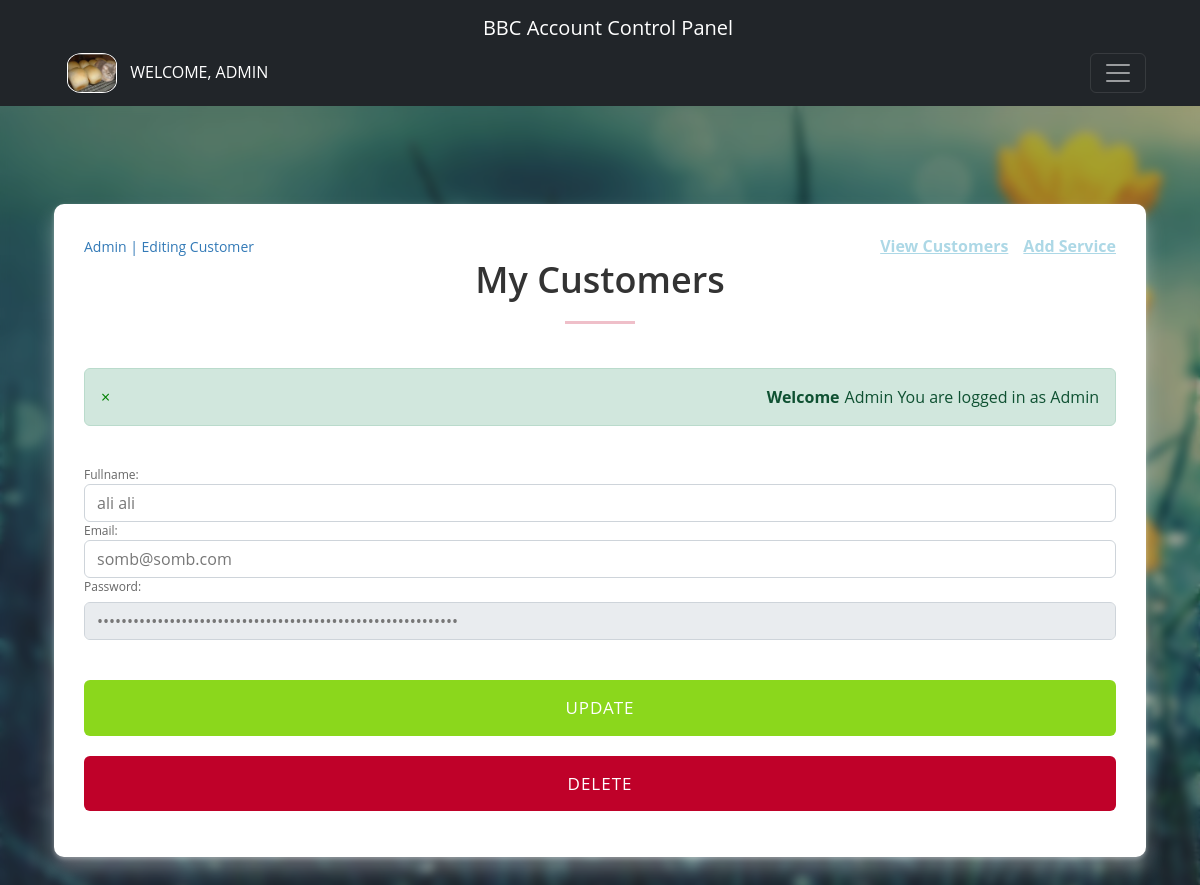
The page /edit.php?cus_id=789 (signed in) on the database as committed earlier.
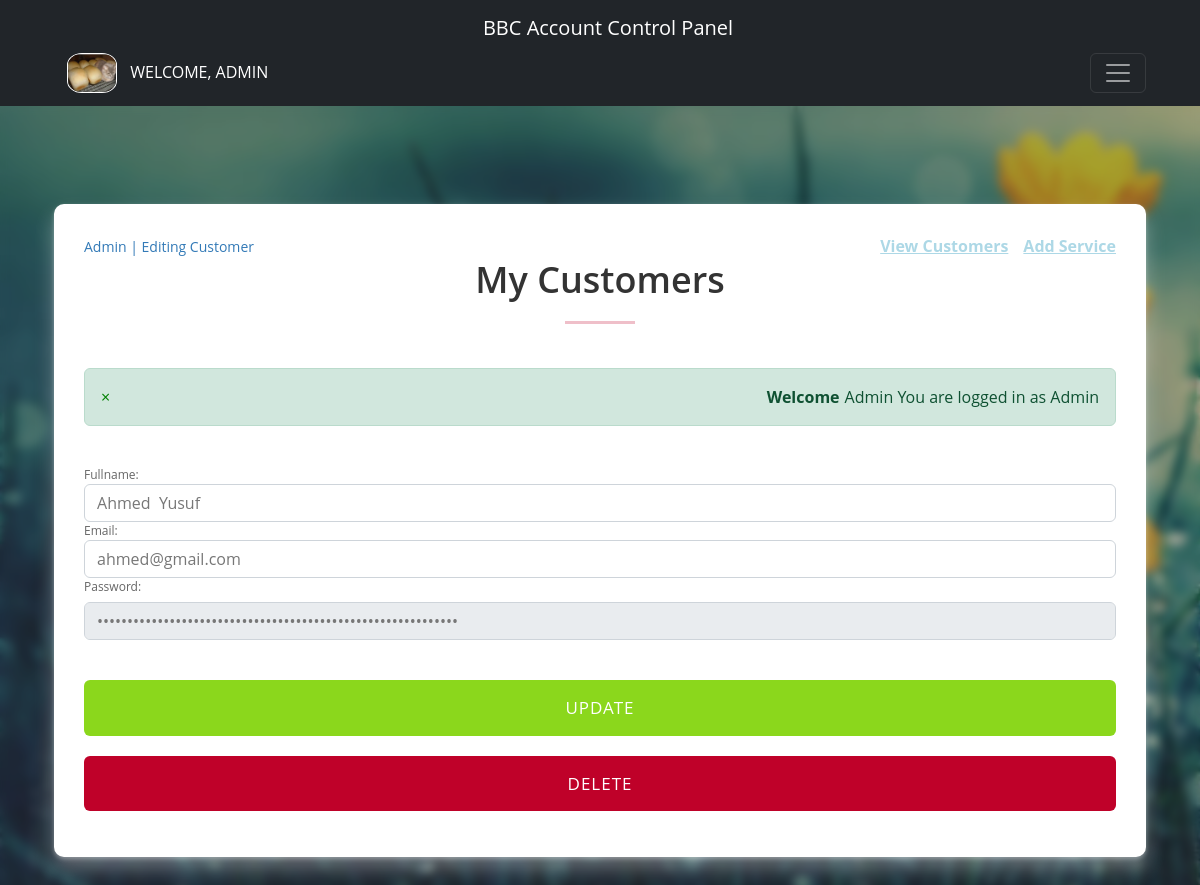
The same page on the database as committed later.
### tables this page shows
CREATE TABLE `user` (
  `id` int(11) NOT NULL,
  `fullName` varchar(80) NOT NULL,
  `image` varchar(255) NOT NULL,
  `email` varchar(255) NOT NULL,
  `password` char(128) NOT NULL,
  `phone_number` varchar(15) DEFAULT NULL,
  `user_type` char(3) NOT NULL DEFAULT 'CTM',
  `created_at` datetime NOT NULL DEFAULT current_timestamp(),
  `updated_at` datetime NOT NULL DEFAULT current_timestamp() ON UPDATE current_timestamp(),
  `spending` int(5) NOT NULL
);

### includes/config.php (called while the page is built, shortened)
<?php
class config
{
    private $host = "localhost";
    private $user = "root";
    private $pass = "";
    private $dbnm = "servicesystem";
    private $dbh;
    private $stmt;
    public function __construct()
    {
        $dsn = "mysql:host=" . $this->host . "; dbname=" . $this->dbnm;
        $options = array(
                PDO::ATTR_PERSISTENT => true,
                PDO::ATTR_ERRMODE => PDO::ERRMODE_EXCEPTION
        );
        try {
            $this->dbh = new PDO($dsn, $this->user, $this->pass, $options);
        } catch (PDOException $error) {
            $this->errmsg = $error->getMessage();
            echo $this->errmsg;
        }
    }
    public function query($query)
    {
        $this->stmt = $this->dbh->prepare($query);
    }
    public function bindvalue($param, $value, $type)
    {
        $this->stmt->bindValue($param, $value, $type);
    }
    public function execute()
    {
        return $this->stmt->execute();
    }
    public function fetchSingle()
    {
        $this->execute();
        return $this->stmt->fetch(PDO::FETCH_ASSOC);
    }
}
?>

### edit.php (the view, shortened to what this page needs)
<?php include('includes/header.php'); ?>
<link rel="stylesheet" href="css/style.css">
<?php
    $user_id=0;
    if(isset($_GET['cus_id'])){
        $user_id   =   $_GET['cus_id'];
    }
    require('includes/config.php');
    $db = new config;
    $db->query("SELECT * FROM user WHERE id =:id");
    $db->bindValue(':id', $user_id, PDO::PARAM_INT);
    $row = $db->fetchSingle();
?>
<div class="container" style="background-color: aliceblue;padding: 30px;border-radius: 10px;box-shadow: 0 12px 20px 0 rgb(255 255 255 / 33%), 0 2px 4px 0 rgb(255 255 255 / 32%);background-color:#fff;">
<div class="well">
<div style="display: flex;justify-content:space-between;align-items:center;">
    <?php echo '<small class="pull-left" style="color:#337ab7;">' . $_SESSION['user_data']['fullName'] . ' | Editing Customer</small>';?>
    <div style="display: flex;gap:15px;">
      <small class="pull-right" id="o22"><a href="customers.php"> View Customers</a> </small>
      <small class="pull-right" id="o33"><a href="add_service.php"> Add Service</a> </small>
    </div>
</div>
  <h2 class="text-center">My Customers</h2>
  <hr>
  <br>
</div>
<div class="rows">
  <div class="col-md-12 col-md-offset-3">
    <?php  if($row) : ?>
    <br>
    <form class="form-horizontal" role="form" method="post" action="edit.php?cus_id=<?php echo $user_id; ?>">
      <div class="form-group">
        <label class="control-label col-sm-4" for="name">Fullname:</label>
        <div class="col-sm-12">
          <input type="name" name="name" class="form-control" id="name" value="<?php echo $row['fullName'] ?>" required>
        </div>
      </div>
  <div class="form-group">
    <label class="control-label col-sm-4" for="email">Email:</label>
    <div class="col-sm-12">
      <input type="email" name="email" class="form-control" id="email" value="<?php echo $row['email'] ?>" required>
    </div>
  </div>
  <div class="form-group ">
    <label class="control-label col-sm-4" for="pwd">Password:</label><br>
    <div class="col-sm-12" style="margin-bottom: 20px;">
      <fieldset disabled>
        <input type="password" name="password" class="form-control disabled" id="pwd"
          placeholder="Cannot Change Password" value="<?php echo $row['password'] ?>" required>
      </fieldset>
    </div>
  </div>
  <div class="form-group">
    <div class="col-sm-offset-2 col-sm-12" style="display: flex;justify-content: space-around;">
      <input type="submit" class="btn btn-custom" name="update_customer" value="Update" style="width: 100%;">
    </div>
  </div>
</div>
<?php endif ;  ?>
<form method="POST">
  <button class="btn btn-custom2 pull-right text-center d-block" name="delete_customer" value="Delete" style="width: 100%;"> DELETE</a>
</form>
</div>
</div>
</div>
</div>
</body>
</html>

Rows that differ between the two databases and show on the page:
changed user: name "ali ali" → "Ahmed Yusuf"; email "somb@somb.com" → "ahmed@gmail.com"
